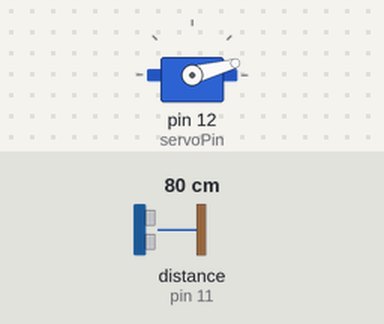
The sketch below on a simulated Arduino Uno, built with avr-gcc and run on an emulated ATmega328P. Shown: servo. Wiring (inferred from the names in the program): ultrasonic range finder: trigger pin 10; echo pin 11. The test bench sets the inputs (shaded band); at power-on: distance to the obstacle (sensor on pin 11) 80 cm. The echo pulse lasts 58.3 µs per cm; what the sketch prints to the serial monitor is not drawn.

Above: at 0.01 s.
1.3 s: distance to the obstacle (sensor on pin 11) set to 2 cm
At 1.9 s:
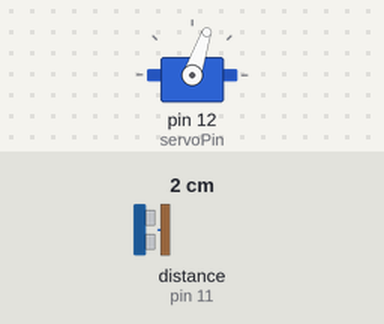
4.3 s: distance to the obstacle (sensor on pin 11) set to 299 cm
At 5.17 s:
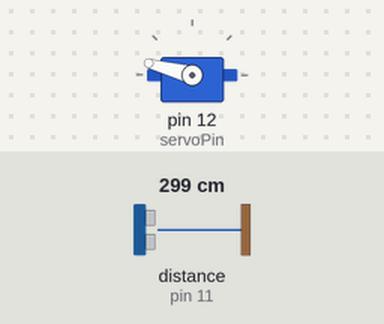
7.3 s: distance to the obstacle (sensor on pin 11) set to 4 cm
At 8.2 s:
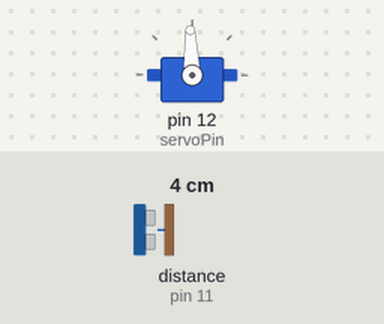
10.3 s: distance to the obstacle (sensor on pin 11) set to 35 cm
Timing chart, 0 to 14.3 s (numbered marks = the images above; inputs shaded):
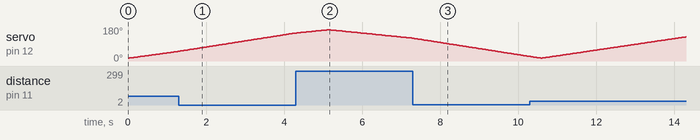

The sketch:

Code_Radar.ino
```cpp
/*
 * *********************************************************************************
 * le servo moteur tourne de degré en degré permettant au capteur ultrason de ...
 * mesurer la disatnce au plu sproche obstacle.
 * le programme envoie sur le terminal un flux de "degré,distance."
 * *********************************************************************************
 */
// ajout bibliothèque du servo moteur
#include <Servo.h>.

// Definition Trig and Echo pins pour le capteur Ultrasonic
const int trigPin  = 10; // fil blanc
const int echoPin  = 11; // fil gris
const int servoPin = 12; // fil servomoteur

// Variables pour la durée et la distance
long duree;
int distance;
float VitesseSon = 0.034; // vitesse du son= 340m/s

// creation objet myServo pour controler le servo-moteur
Servo myServo;
/*
 * *********************************************************************************
 */
void setup() {
  pinMode(trigPin, OUTPUT); // trigPin en sortie
  pinMode(echoPin, INPUT);  // echoPin en entrée
  Serial.begin(9600);
  myServo.attach(servoPin); // servoPin en 12
}
/*
 * *********************************************************************************
 */
void loop() {
  // rotation du servo moteur de 15 à 165 degré
  for(int i=15;i<=165;i++){
     myServo.write(i);
     delay(30);
     // appel de la fonction pour calcule la distance
     // mesurée par le capteur  Ultrasonic pour chaque degré
     distance = calculDistance();
     Serial.print(i); // angle en degré vers port série
     Serial.print(","); // caractère , utilisé plus tard comme séparateur dans Processing
     Serial.print(distance); // distance vers port série
     Serial.print("."); // caractère ,. utilisé plus tard comme index de fin dans Processing
  }
  // idem pour la rotation retour de  165 à 15 degré
  for(int i=165;i>15;i--){
     myServo.write(i);
     delay(30);
     // appel de la fonction pour calcule la distance
     // mesurée par le capteur  Ultrasonic pour chaque degré
     distance = calculDistance();
     Serial.print(i);
     Serial.print(",");
     Serial.print(distance);
     Serial.print(".");
  }
}
/*
 * *********************************************************************************
 */
// Fonction calculant la distance mesurée par ultrason
int calculDistance(){
    digitalWrite(trigPin, LOW);
    delayMicroseconds(2);
    //  trigPin à HIGH state pour 10 micro-secondes
    digitalWrite(trigPin, HIGH);
    delayMicroseconds(10);
    digitalWrite(trigPin, LOW);
    duree = pulseIn(echoPin, HIGH); // lit echoPin, retour du trajet du son en microsecondes
    distance= duree*VitesseSon/2;
    return distance;
}
```
